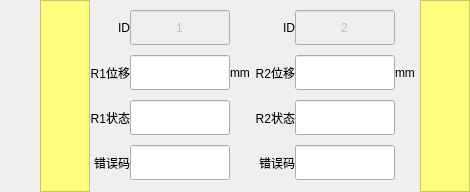
       <widget class="QWidget" name="widget" native="true">
        <layout class="QGridLayout" name="gridLayout_2">
         <property name="leftMargin">
          <number>0</number>
         </property>
         <property name="topMargin">
          <number>0</number>
         </property>
         <property name="rightMargin">
          <number>0</number>
         </property>
         <property name="bottomMargin">
          <number>0</number>
         </property>
         <property name="spacing">
          <number>0</number>
         </property>
         <item row="0" column="0">
          <layout class="QGridLayout" name="gridLayout">
           <property name="spacing">
            <number>0</number>
           </property>
           <item row="0" column="1">
            <widget class="QTableView" name="tvR1">
             <property name="maximumSize">
              <size>
               <width>50</width>
               <height>16777215</height>
              </size>
             </property>
             <property name="styleSheet">
              <string notr="true">background-color: rgb(255, 255, 127);</string>
             </property>
            </widget>
           </item>
           <item row="0" column="2">
            <layout class="QGridLayout" name="gridLayout_12">
             <property name="rightMargin">
              <number>5</number>
             </property>
             <property name="spacing">
              <number>0</number>
             </property>
             <item row="3" column="0">
              <widget class="QLabel" name="label_100">
               <property name="text">
                <string>R1状态</string>
               </property>
               <property name="alignment">
                <set>Qt::AlignRight|Qt::AlignTrailing|Qt::AlignVCenter</set>
               </property>
              </widget>
             </item>
             <item row="0" column="1">
              <widget class="QLineEdit" name="lineEdit_55">
               <property name="enabled">
                <bool>false</bool>
               </property>
               <property name="minimumSize">
                <size>
                 <width>100</width>
                 <height>35</height>
                </size>
               </property>
               <property name="maximumSize">
                <size>
                 <width>50</width>
                 <height>16777215</height>
                </size>
               </property>
               <property name="text">
                <string>1</string>
               </property>
               <property name="alignment">
                <set>Qt::AlignCenter</set>
               </property>
              </widget>
             </item>
             <item row="4" column="0">
              <widget class="QLabel" name="label_101">
               <property name="text">
                <string>错误码</string>
               </property>
               <property name="alignment">
                <set>Qt::AlignRight|Qt::AlignTrailing|Qt::AlignVCenter</set>
               </property>
              </widget>
             </item>
             <item row="3" column="1">
              <widget class="QLineEdit" name="lineEdit_R1status">
               <property name="minimumSize">
                <size>
                 <width>100</width>
                 <height>35</height>
                </size>
               </property>
               <property name="maximumSize">
                <size>
                 <width>50</width>
                 <height>16777215</height>
                </size>
               </property>
              </widget>
             </item>
             <item row="0" column="0">
              <widget class="QLabel" name="label_95">
               <property name="text">
                <string>ID</string>
               </property>
               <property name="alignment">
                <set>Qt::AlignRight|Qt::AlignTrailing|Qt::AlignVCenter</set>
               </property>
              </widget>
             </item>
             <item row="4" column="1">
              <widget class="QLineEdit" name="lineEdit_R1error">
               <property name="minimumSize">
                <size>
                 <width>100</width>
                 <height>35</height>
                </size>
               </property>
               <property name="maximumSize">
                <size>
                 <width>50</width>
                 <height>16777215</height>
                </size>
               </property>
              </widget>
             </item>
             <item row="2" column="2">
              <widget class="QLabel" name="label_103">
               <property name="text">
                <string>mm</string>
               </property>
              </widget>
             </item>
             <item row="2" column="1">
              <widget class="QLineEdit" name="lineEdit_R1dis">
               <property name="minimumSize">
                <size>
                 <width>100</width>
                 <height>35</height>
                </size>
               </property>
               <property name="maximumSize">
                <size>
                 <width>50</width>
                 <height>16777215</height>
                </size>
               </property>
              </widget>
             </item>
             <item row="2" column="0">
              <widget class="QLabel" name="label_102">
               <property name="text">
                <string>R1位移</string>
               </property>
               <property name="alignment">
                <set>Qt::AlignRight|Qt::AlignTrailing|Qt::AlignVCenter</set>
               </property>
              </widget>
             </item>
            </layout>
           </item>
           <item row="0" column="3">
            <layout class="QGridLayout" name="gridLayout_22">
             <property name="rightMargin">
              <number>5</number>
             </property>
             <property name="spacing">
              <number>0</number>
             </property>
             <item row="0" column="0">
              <widget class="QLabel" name="label_141">
               <property name="text">
                <string>ID</string>
               </property>
               <property name="alignment">
                <set>Qt::AlignRight|Qt::AlignTrailing|Qt::AlignVCenter</set>
               </property>
              </widget>
             </item>
             <item row="0" column="1">
              <widget class="QLineEdit" name="lineEdit_89">
               <property name="enabled">
                <bool>false</bool>
               </property>
               <property name="minimumSize">
                <size>
                 <width>100</width>
                 <height>35</height>
                </size>
               </property>
               <property name="maximumSize">
                <size>
                 <width>50</width>
                 <height>16777215</height>
                </size>
               </property>
               <property name="text">
                <string>2</string>
               </property>
               <property name="alignment">
                <set>Qt::AlignCenter</set>
               </property>
              </widget>
             </item>
             <item row="3" column="0">
              <widget class="QLabel" name="label_142">
               <property name="text">
                <string>R2状态</string>
               </property>
               <property name="alignment">
                <set>Qt::AlignRight|Qt::AlignTrailing|Qt::AlignVCenter</set>
               </property>
              </widget>
             </item>
             <item row="3" column="1">
              <widget class="QLineEdit" name="lineEdit_R2status">
               <property name="minimumSize">
                <size>
                 <width>100</width>
                 <height>35</height>
                </size>
               </property>
               <property name="maximumSize">
                <size>
                 <width>50</width>
                 <height>16777215</height>
                </size>
               </property>
              </widget>
             </item>
             <item row="4" column="0">
              <widget class="QLabel" name="label_143">
               <property name="text">
                <string>错误码</string>
               </property>
               <property name="alignment">
                <set>Qt::AlignRight|Qt::AlignTrailing|Qt::AlignVCenter</set>
               </property>
              </widget>
             </item>
             <item row="4" column="1">
              <widget class="QLineEdit" name="lineEdit_R2error">
               <property name="minimumSize">
                <size>
                 <width>100</width>
                 <height>35</height>
                </size>
               </property>
               <property name="maximumSize">
                <size>
                 <width>50</width>
                 <height>16777215</height>
                </size>
               </property>
              </widget>
             </item>
             <item row="2" column="1">
              <widget class="QLineEdit" name="lineEdit_R2dis">
               <property name="minimumSize">
                <size>
                 <width>100</width>
                 <height>35</height>
                </size>
               </property>
               <property name="maximumSize">
                <size>
                 <width>50</width>
                 <height>16777215</height>
                </size>
               </property>
              </widget>
             </item>
             <item row="2" column="0">
              <widget class="QLabel" name="label_144">
               <property name="text">
                <string>R2位移</string>
               </property>
               <property name="alignment">
                <set>Qt::AlignRight|Qt::AlignTrailing|Qt::AlignVCenter</set>
               </property>
              </widget>
             </item>
             <item row="2" column="2">
              <widget class="QLabel" name="label_145">
               <property name="text">
                <string>mm</string>
               </property>
              </widget>
             </item>
            </layout>
           </item>
           <item row="0" column="4">
            <widget class="QTableView" name="tvR2">
             <property name="maximumSize">
              <size>
               <width>50</width>
               <height>16777215</height>
              </size>
             </property>
             <property name="styleSheet">
              <string notr="true">background-color: rgb(255, 255, 127);</string>
             </property>
            </widget>
           </item>
           <item row="0" column="0">
            <spacer name="horizontalSpacer">
             <property name="orientation">
              <enum>Qt::Horizontal</enum>
             </property>
             <property name="sizeHint" stdset="0">
              <size>
               <width>40</width>
               <height>20</height>
              </size>
             </property>
            </spacer>
           </item>
          </layout>
         </item>
        </layout>
       </widget>
